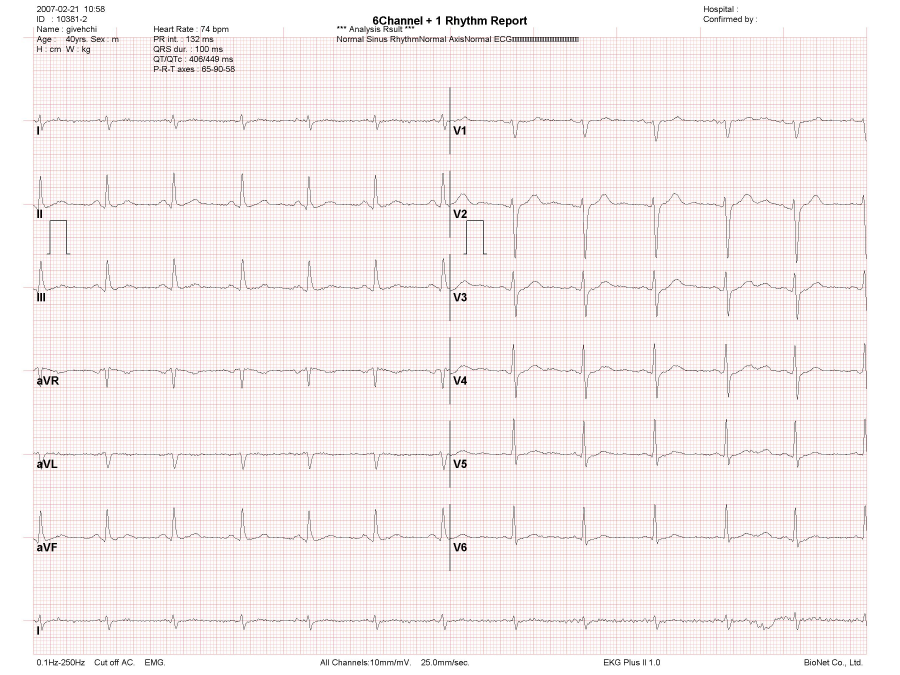
#> input picture ECG_Record/10381-2         _200702211058.jpg, 2700 x 2025 px, found by its file name (shown at 1/3 size); its folder holds only this picture in this run
$ python headerOCR.py
#> lines starting #> are read from the running program, lines starting #| are printed output that depends on the picture
import os
import cv2
import pytesseract
import re

input_path = 'C:\\Users\\Parsa\\Desktop\\ECG\\OCR\\ECG_Record\\'
out_path = 'C:\\Users\\Parsa\\Desktop\\ECG\\OCR\\out\\'

prog1 = re.compile('.*\D(\d+)\D*')
prog2 = re.compile('.*\D(\d+)\D+(\d+)\D*')
prog3 = re.compile('.*\D(\d+)\D+(\d+)\D+(\d+)\D*')

def process(string):
    extracted = ''
    if string.startswith('Heart'):
        result = prog1.match(string)
        extracted = 'Heart Rate: ' + result.group(1) + ' bpm'
    if string.startswith('PR'):
        result = prog1.match(string)
        extracted = 'PR int.: ' + result.group(1) + ' ms'
    if string.startswith('QR'):
        result = prog1.match(string)
        extracted = 'QRS dur.: ' + result.group(1) + ' ms'
    if string.startswith('QT'):
        result = prog2.match(string)
        extracted = 'QT/QTc: ' + result.group(1) + '/' + result.group(2) + ' bpm'
    if string.startswith('P-R'):
        result = prog3.match(string)
        extracted = 'P-R-T axes: ' + result.group(1) + '-' + result.group(2) + '-' + result.group(3) + ' bpm'
    return extracted


def ocr(file_path, config = '--psm 11'):
#> called with config = '--psm 11'
    image = cv2.imread(file_path)
#> image is the input picture: shape (2025, 2700, 3); mean B, G, R 238.4, 238.5, 246.1
    head = image[:222, :]
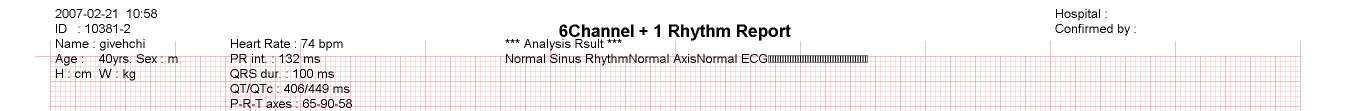
#> head: shape (222, 2700, 3) (shown at 1/2 size); mean B, G, R 239.1, 239.1, 243.3
    pytesseract.pytesseract.tesseract_cmd = r'C:\\Program Files\\Tesseract-OCR\\tesseract.exe'
#> (the run stopped early here; a loop or call above may not have finished)

$ run again, on ECG_Record/135-44          _200808061046.jpg
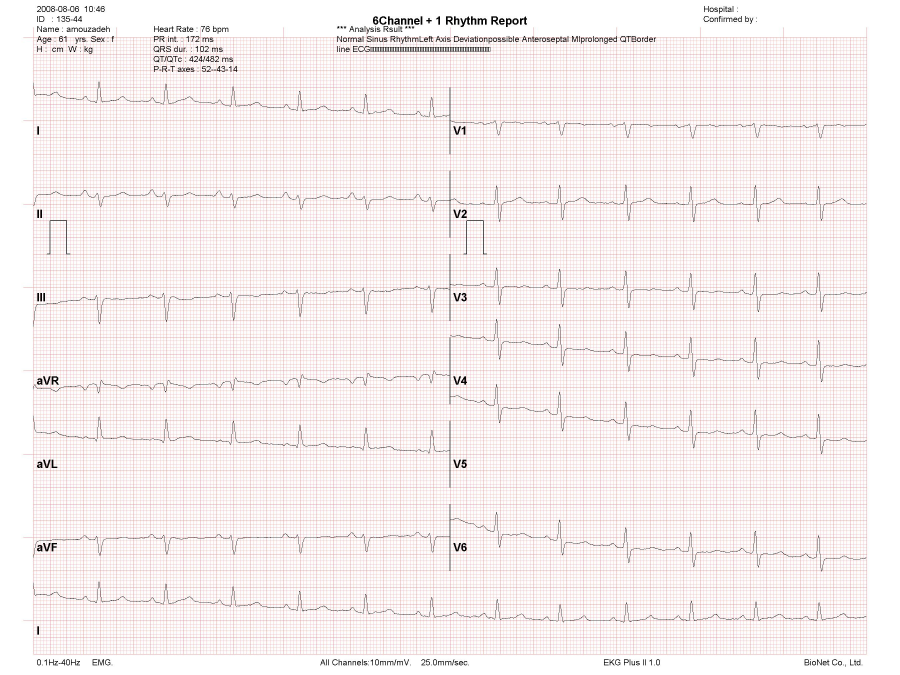
#> input picture ECG_Record/135-44          _200808061046.jpg, 2700 x 2025 px, found by its file name (shown at 1/3 size)
#> in ocr, image is the input picture: shape (2025, 2700, 3); mean B, G, R 238.4, 238.3, 246.1
#> in ocr, `head = image[:222, :]`:
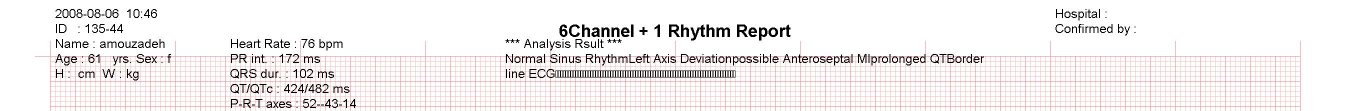
#> head: shape (222, 2700, 3) (shown at 1/2 size); mean B, G, R 237.5, 237.4, 241.7
